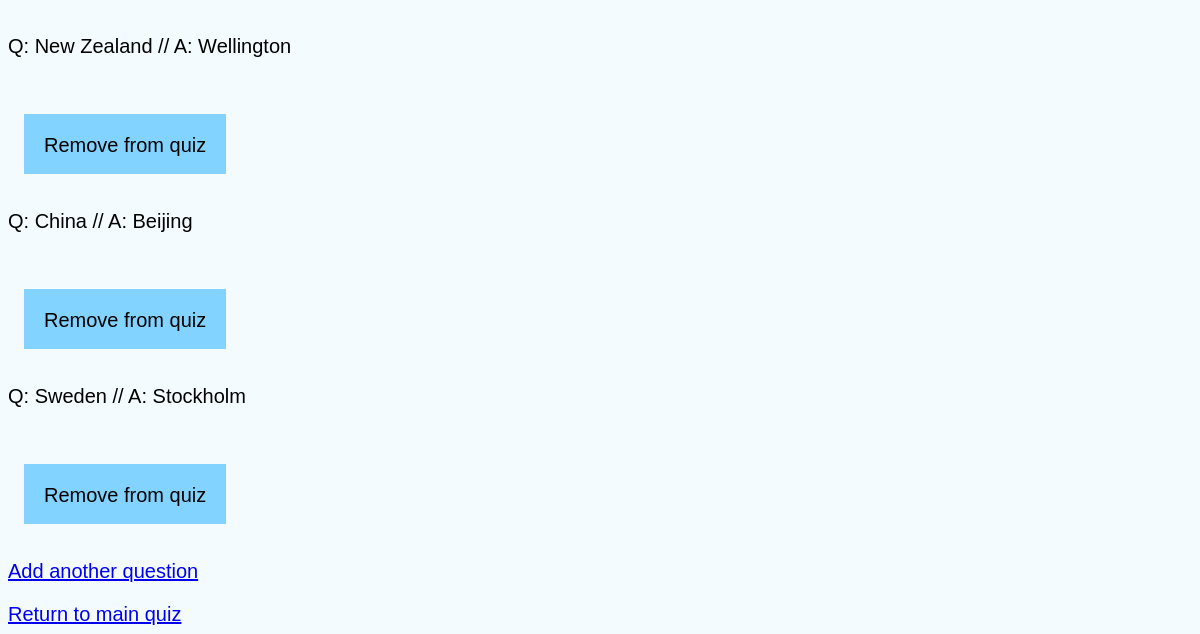
Page /success (lower part) on the earlier database version.
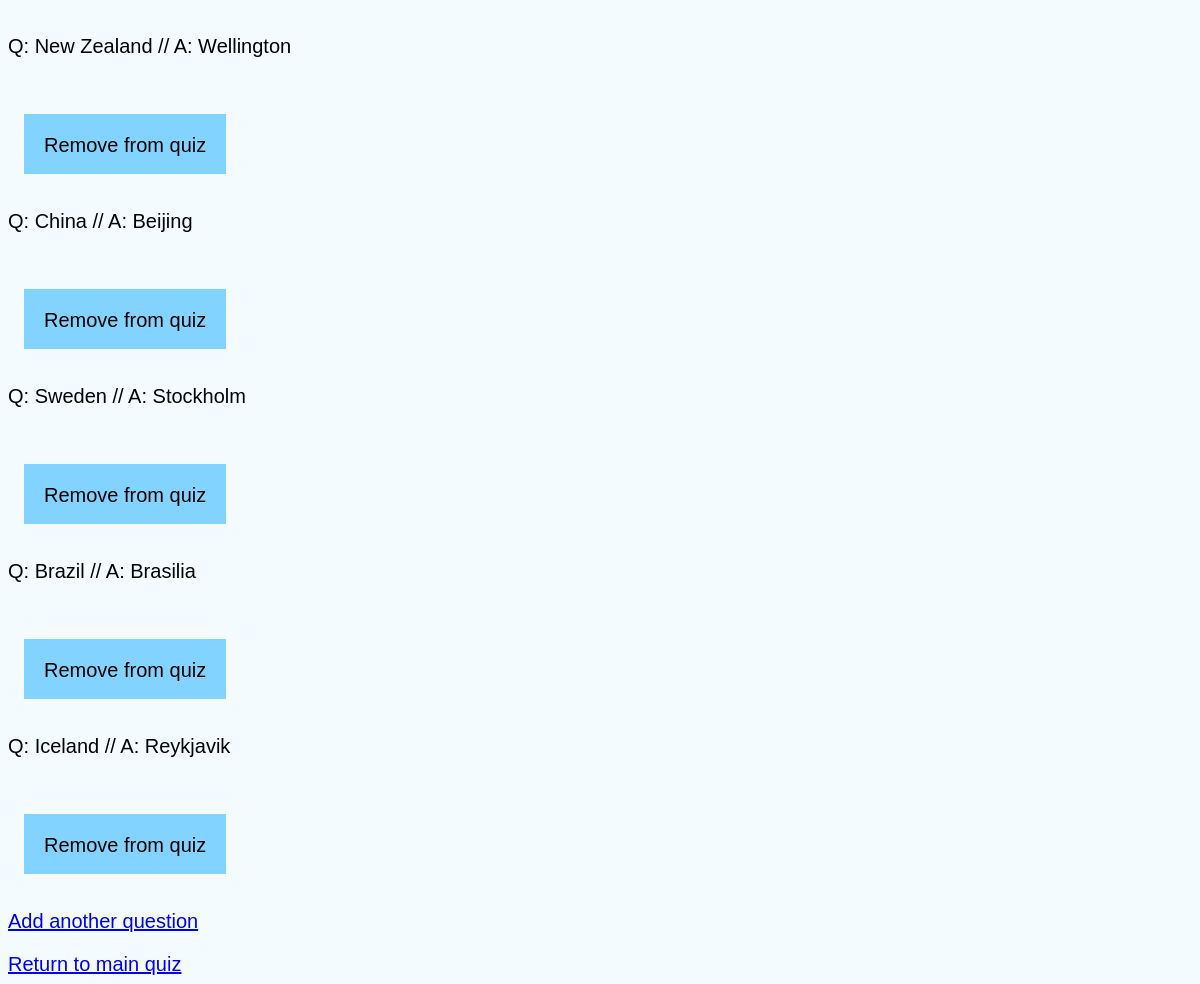
Same page on the later database version.
### app/models.py (models this page shows, shortened)
class Question(db.Model):
    id = db.Column(db.Integer, primary_key=True)
    question = db.Column(db.String(120), index=True, unique=False)
    answer = db.Column(db.String(120), index=True, unique=False)

### app/routes.py (the view)
@app.route("/success", methods=["GET"])
def success():
	questions = Question.query.all()
	return render_template("success.html", questions=questions)

### app/templates/success.html (shortened to what this page needs)
{% extends "base.html" %}
{% block body %}
	{% for question in questions %}
		<p>Q: {{ question.question }} // A: {{ question.answer }}</p>
		<form method="POST" action="./delete">
			<input type="submit" value="Remove from quiz">
		</form>
	{% endfor %}
	<p><a href="/edit">Add another question</a></p>
	<p><a href="/">Return to main quiz</a></p>
{% endblock %}

### app/templates/base.html (shortened to what this page needs)
<!DOCTYPE html>
<html>
<head>
	<link rel="stylesheet" href="{{ url_for('static', filename='css/main.css') }}"/>
</head>
<body>
	{% block body %}{% endblock %}
</body>
</html>

### app/static/css/main.css (style rules this page uses)
body { align-items: center; background-color: #F4FBFF; }
form { padding: 1em; }
p { font-family: Nunito, sans-serif; margin-bottom: 0px; font-size: 1.25em; }
input[type="submit"], textarea { background-color: #82D3FF; border: none; padding: 1em; height: 3em; margin-top: 2em; font-family: Nunito, sans-serif; font-size: 1.25em; }

Differences in the rows shown:
added Question: question "Brazil", answer "Brasilia"
added Question: question "Iceland", answer "Reykjavik"
